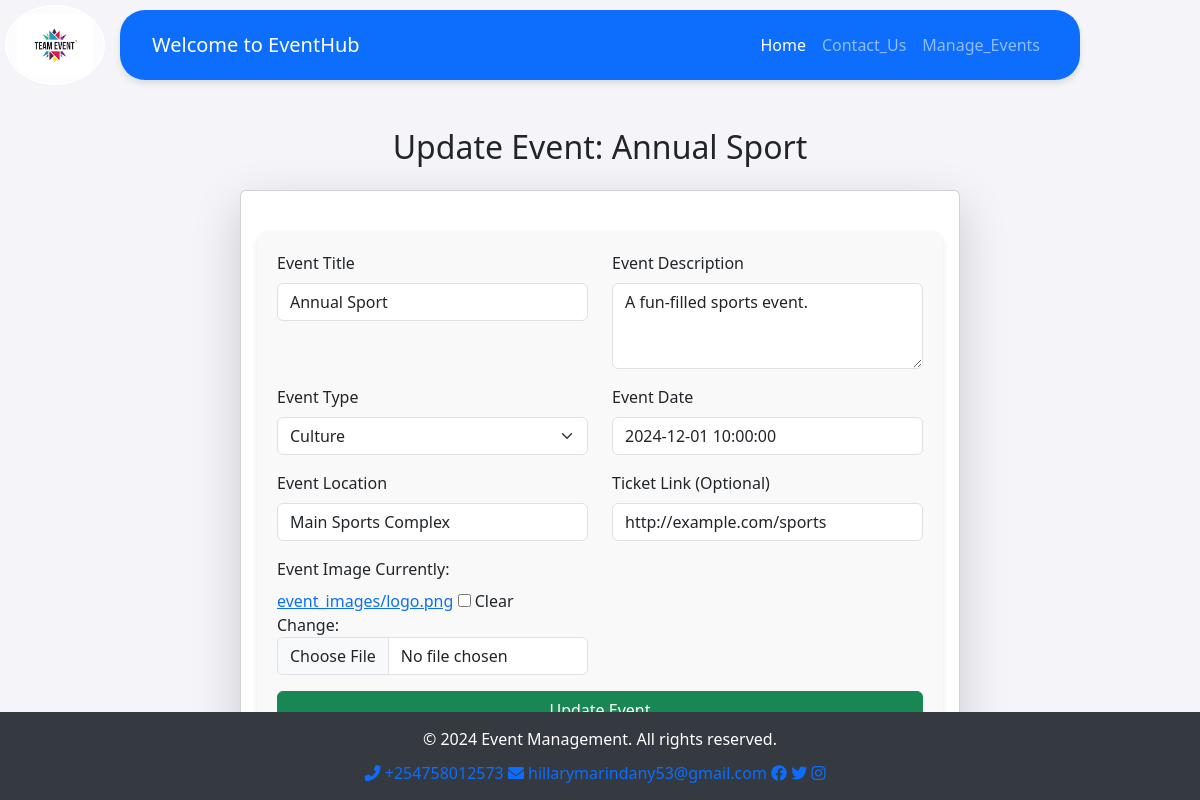
/update_event/1/, run on the app's committed database.
### event_management_system_app/models.py (models this page shows, shortened)
class Event(models.Model):
    title = models.CharField(max_length=255)
    description = models.TextField()
    event_type = models.CharField(
        max_length=50,
        choices=[
            ('Technology', 'Technology'),
            ('Education', 'Education'),
            ('Culture', 'Culture'),
            ('Sports', 'Sports'),
            ('Religious', 'Religious'),
            ('Other', 'Other'),
        ]
    )
    date = models.DateTimeField()
    location = models.CharField(max_length=255)
    ticket_link = models.URLField(max_length=500, blank=True, null=True)
    image = models.ImageField(upload_to='event_images/', blank=True, null=True)

### event_management_system_app/views.py (the view)
# urls.py: path('update_event/<int:id>/', views.update_event, name='update_event'),
def update_event(request, id):
    event = get_object_or_404(Event, id=id)
    if request.method == 'POST':
        form = EventForm(request.POST, request.FILES, instance=event)  # Handle uploaded files and bind to the instance
        if form.is_valid():
            form.save()  # Save the updated event
            messages.success(request, 'Event added successfully!')
            return redirect('manage_event')  # Redirect to the manage events page
        else:
            print(form.errors)  # Debug: Print form errors
    else:
        form = EventForm(instance=event)  # Initialize form with existing data
    return render(request, 'admin/update_event.html', {'form': form, 'event': event})

### event_management_system_app/forms.py
class EventForm(forms.ModelForm):
    class Meta:
        model = Event
        fields = ['title', 'description', 'event_type', 'date', 'location','image', 'ticket_link']
    description = forms.CharField(
        widget=forms.Textarea(attrs={'rows': 3, 'cols': 50, 'placeholder': 'Short event description...'}),
        required=False  # Optional: description can be empty
    )
    ticket_link = forms.URLField(
        widget=forms.URLInput(attrs={'placeholder': 'External ticket link (if any)'}),
        required=False
    )

### templates/admin/update_event.html (shortened to what this page needs)
{% extends 'base.html' %}
{% load widget_tweaks %}
{% block content %}
<div class="container mt-5">
    <h2 class="text-center mb-4">Update Event: {{ event.title }}</h2>
    <div class="row justify-content-center">
        <div class="col-md-8">
            <div class="card shadow-lg rounded-lg">
                <div class="card-body">
                    <form method="POST" enctype="multipart/form-data" class="mt-4">
                        <div class="row">
                            <div class="col-md-6 mb-3">
                                <label for="title" class="form-label">Event Title</label>
                                {{ form.title|add_class:"form-control" }}
                            </div>
                            <div class="col-md-6 mb-3">
                                <label for="description" class="form-label">Event Description</label>
                                {{ form.description|add_class:"form-control" }}
                            </div>
                            <div class="col-md-6 mb-3">
                                <label for="event_type" class="form-label">Event Type</label>
                                {{ form.event_type|add_class:"form-select" }}
                            </div>
                            <div class="col-md-6 mb-3">
                                <label for="date" class="form-label">Event Date</label>
                                {{ form.date|add_class:"form-control" }}
                            </div>
                        </div>
                        <div class="row">
                            <div class="col-md-6 mb-3">
                                <label for="location" class="form-label">Event Location</label>
                                {{ form.location|add_class:"form-control" }}
                            </div>
                            <div class="col-md-6 mb-3">
                                <label for="ticket_link" class="form-label">Ticket Link (Optional)</label>
                                {{ form.ticket_link|add_class:"form-control" }}
                            </div>
                            <div class="col-md-6 mb-3">
                                <label for="ticket_link" class="form-label">Event Image</label>
                                {{ form.image|add_class:"form-control" }}
                            </div>
                            <div class="col-md-12 mb-3">
                                <button type="submit" class="btn btn-success w-100">Update Event</button>
                            </div>
                        </div>
                    </form>
                </div>
            </div>
        </div>
    </div>
</div>
{% endblock %}

### static/css/custom.css (style rules this page uses)
body { padding-top: 80px; background-color: #f4f4f9; }

### templates/base.html (style rules this page uses)
form { padding: 20px; background-color: #f9f9f9; border-radius: 10px; box-shadow: 0px 4px 6px rgba(0, 0, 0, 0.1); }

### data on the page
Event: title "Annual Sport", description "A fun-filled sports event.", event_type "Culture", date "2024-12-01 10:00:00", location "Main Sports Complex", ticket_link "http://example.com/sports"
